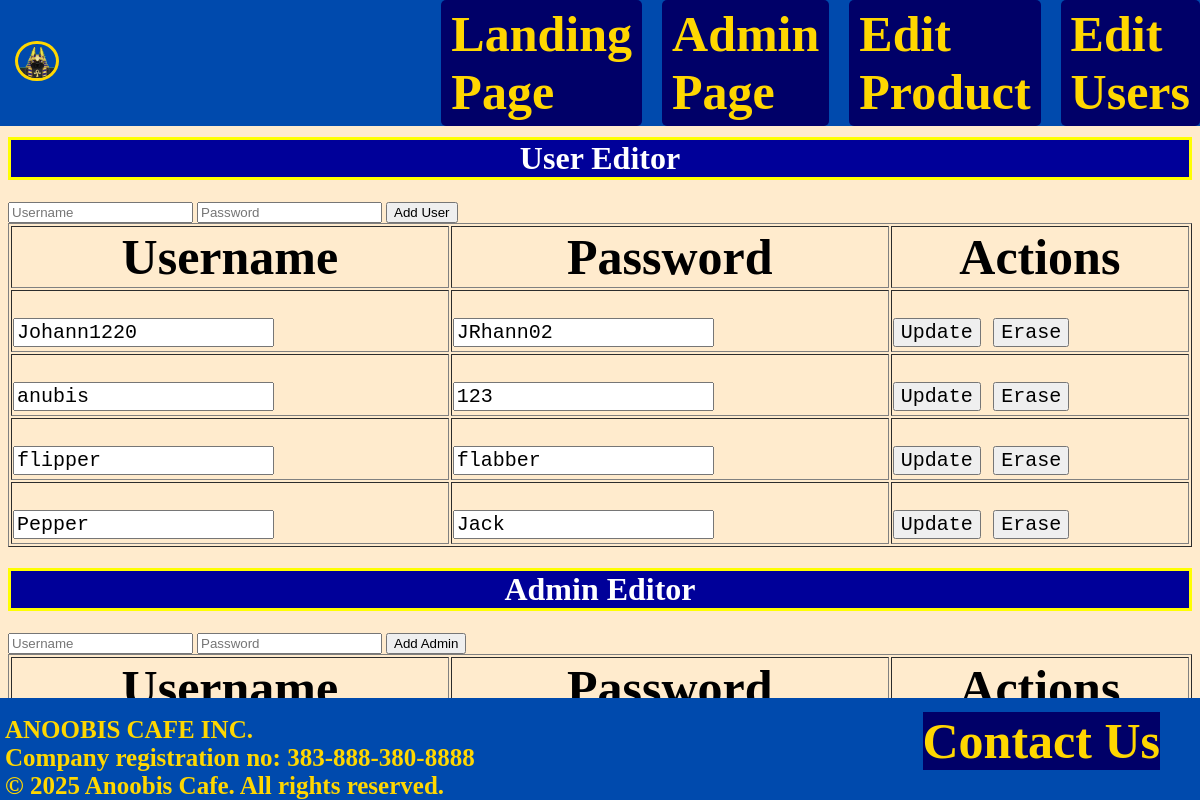
The page /editUsers.php on the database its author committed.
### tables this page shows
CREATE TABLE `users` (
  `ID` int(10) NOT NULL,
  `name` varchar(250) NOT NULL,
  `password` varchar(250) NOT NULL
);

### editUsers.php (the view, shortened to what this page needs)
<!DOCTYPE html>
<html lang="en">
    <head>
        <link rel = "stylesheet" href = "styles_admin.css">
    </head>
    <body>
        <div class = "Top">
            <?php
                require ('adminHeader.php');
            ?>
        </div>
        <br><br><br><br><br><br>
        <?php
        $conn = mysqli_connect("localhost","root","","anoobis");
        $users = mysqli_query($conn,"SELECT * FROM users");
        ?>
        <h1>User Editor</h1>
        <form method="POST">
            <input type="text" name="name" placeholder="Username" required>
            <input type="text" name="password" placeholder="Password" required>
            <input type="submit" name="add" value="Add User">
        </form>
        <table border = "1">
            <tr>
                <th>Username</th>
                <th>Password</th>
                <th>Actions</th>
            </tr>
            <?php while ($row = mysqli_fetch_assoc($users)){?>
            <form method="POST">
                <tr>
                    <td><input type="text" name="name" value="<?= $row['name'] ?>"></td>
                    <td><input type="text" name="password" value="<?= $row['password'] ?>"></td>
                    <td>
                        <input type="submit" name="edit" value="Update">
                        <input type="submit" name="delete" value="Erase">
                    </td>
                </tr>
            </form>
            <?php } ?>
        </table>
        <?php
        $admin = mysqli_query($conn,"SELECT * FROM admin");
        ?>
        <h1>Admin Editor</h1>
        <form method="POST">
            <input type="text" name="name" placeholder="Username" required>
            <input type="text" name="password" placeholder="Password" required>
            <input type="submit" name="add" value="Add Admin">
        </form>
        <table border = "1">
            <tr>
                <th>Username</th>
                <th>Password</th>
                <th>Actions</th>
            </tr>
            <?php while ($row = mysqli_fetch_assoc($admin)){?>
            <form method="POST">
                <tr>
                    <td><input type="text" name="name" value="<?= $row['adminName'] ?>"></td>
                    <td><input type="text" name="password" value="<?= $row['adminPassword'] ?>"></td>
                    <td>
                    </td>
                </tr>
            </form>
            <?php } ?>
        </table>
        <div class = "Bottom" >
            <?php
                require ('adminFooter.php');
            ?>
        </div>
    </body>
</html>

### rows shown on the page
users: name "Johann1220", password "JRhann02"
users: name "anubis", password "123"
users: name "flipper", password "flabber"
users: name "Pepper", password "Jack"
